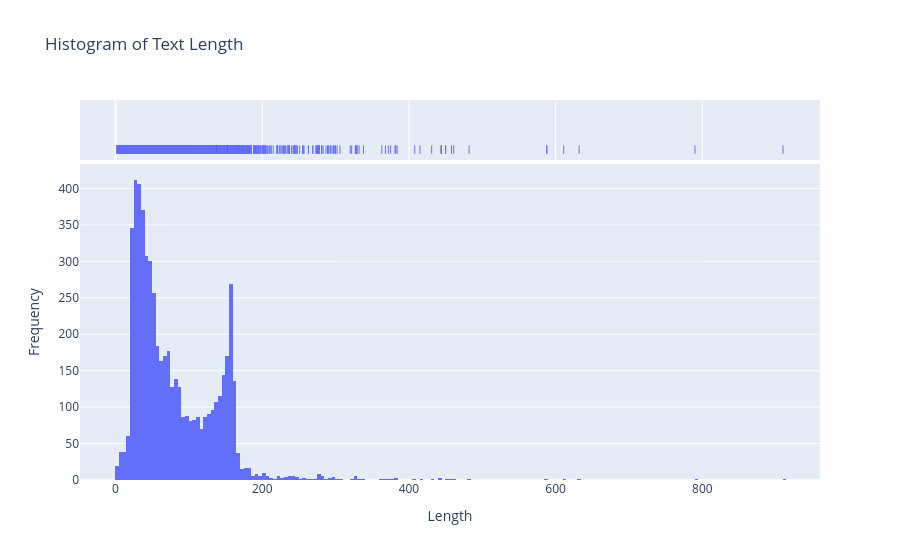

This figure's notebook cell:
### Code cell
df['Length']=df['Text'].apply(len)
display(df.head())
import plotly.express as px
fig = px.histogram(df, x='Length', marginal='rug',
                   title='Histogram of Text Length')
fig.update_layout(
    xaxis_title='Length',
    yaxis_title='Frequency',
    showlegend=True)

### Figure 1 — Plotly figure (JSON) as saved in the notebook; plotly's stock layout.template omitted (floating-point values rounded to 4 significant figures; data arrays with more than 128 entries replaced by an {"elided": "..."} marker saying what was removed)
{"data": [{"bingroup": "x", "hovertemplate": "Length=%{x}<br>count=%{y}<extra></extra>", "legendgroup": "", "marker": {"color": "#636efa", "pattern": {"shape": ""}}, "name": "", "orientation": "v", "showlegend": false, "type": "histogram", "x": {"elided": "5572 int values"}, "xaxis": "x", "yaxis": "y"}, {"boxpoints": "all", "fillcolor": "rgba(255,255,255,0)", "hoveron": "points", "hovertemplate": "Length=%{x}<extra></extra>", "jitter": 0, "legendgroup": "", "line": {"color": "rgba(255,255,255,0)"}, "marker": {"color": "#636efa", "symbol": "line-ns-open"}, "name": "", "showlegend": false, "type": "box", "x": {"elided": "5572 int values"}, "xaxis": "x2", "yaxis": "y2"}], "layout": {"barmode": "relative", "legend": {"tracegroupgap": 0}, "showlegend": true, "title": {"text": "Histogram of Text Length"}, "xaxis": {"anchor": "y", "domain": [0, 1], "title": {"text": "Length"}}, "xaxis2": {"anchor": "y2", "domain": [0, 1], "matches": "x", "showgrid": true, "showticklabels": false}, "yaxis": {"anchor": "x", "domain": [0, 0.8316], "title": {"text": "Frequency"}}, "yaxis2": {"anchor": "x2", "domain": [0.8416, 1], "matches": "y2", "showgrid": false, "showline": false, "showticklabels": false, "ticks": ""}}}
